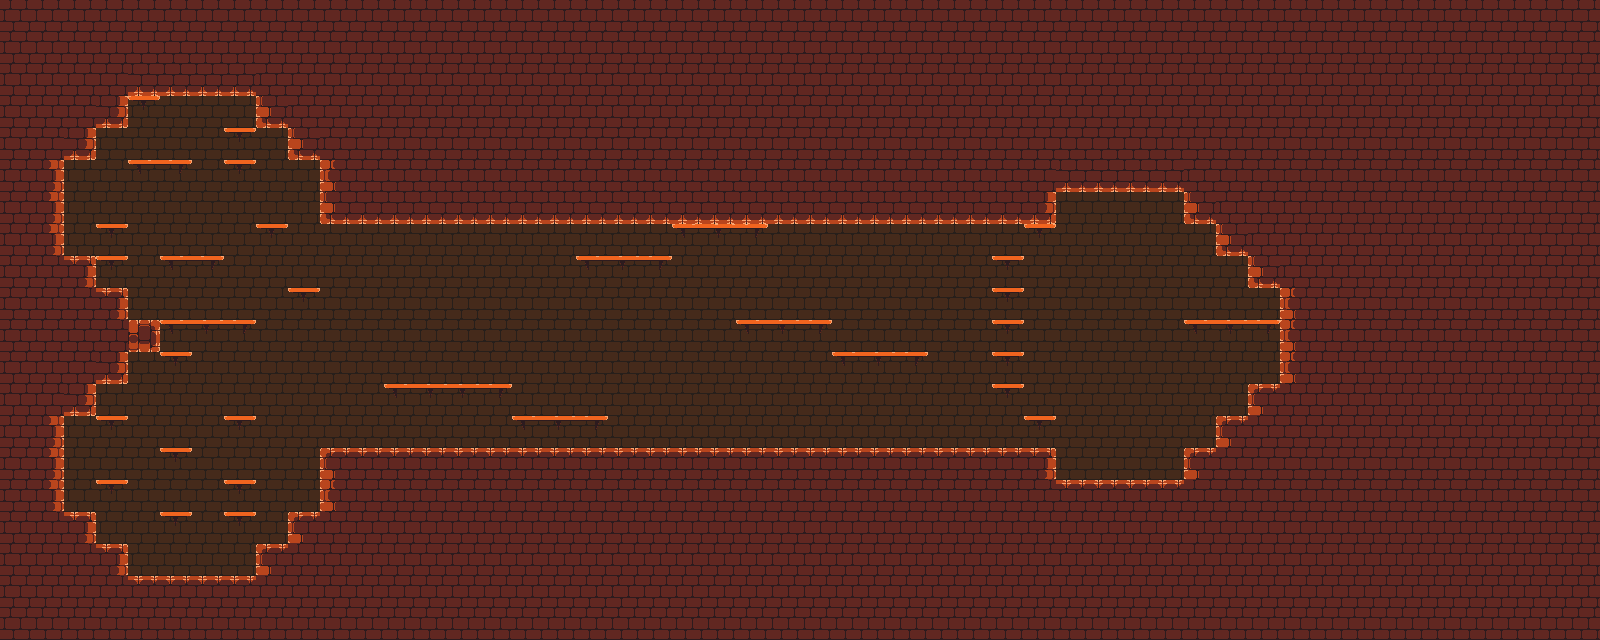

Rendered tile map (Tiled .tmx) drawn with the repository's tilesets; below, a short description and the full map source, tile grids included:
An orthogonal 50x20 tile map with 32x32 px tiles, 2 tile layers (background, ground), 2 tilesets and 2 objects (entrance, exit).

<map version="1.9" tiledversion="1.9.2" orientation="orthogonal" renderorder="right-down" width="50" height="20" tilewidth="32" tileheight="32" infinite="0" nextlayerid="4" nextobjectid="3">
 <tileset firstgid="1" source="../TiledRules/TilesetOrange.tsx" />
 <tileset firstgid="25" source="../TiledRules/AutomappingIcons.tsx" />
 <layer id="2" name="background" width="50" height="20">
  <data encoding="csv">
1,1,1,1,1,1,1,1,1,1,1,1,1,1,1,1,1,1,1,1,1,1,1,1,1,1,1,1,1,1,1,1,1,1,1,1,1,1,1,1,1,1,1,1,1,1,1,1,1,1,
1,1,1,1,1,1,1,1,1,1,1,1,1,1,1,1,1,1,1,1,1,1,1,1,1,1,1,1,1,1,1,1,1,1,1,1,1,1,1,1,1,1,1,1,1,1,1,1,1,1,
1,1,1,1,1,1,1,1,1,1,1,1,1,1,1,1,1,1,1,1,1,1,1,1,1,1,1,1,1,1,1,1,1,1,1,1,1,1,1,1,1,1,1,1,1,1,1,1,1,1,
1,1,1,1,1,1,1,1,1,1,1,1,1,1,1,1,1,1,1,1,1,1,1,1,1,1,1,1,1,1,1,1,1,1,1,1,1,1,1,1,1,1,1,1,1,1,1,1,1,1,
1,1,1,1,1,1,1,1,1,1,1,1,1,1,1,1,1,1,1,1,1,1,1,1,1,1,1,1,1,1,1,1,1,1,1,1,1,1,1,1,1,1,1,1,1,1,1,1,1,1,
1,1,1,1,1,1,1,1,1,1,1,1,1,1,1,1,1,1,1,1,1,1,1,1,1,1,1,1,1,1,1,1,1,1,1,1,1,1,1,1,1,1,1,1,1,1,1,1,1,1,
1,1,1,1,1,1,1,1,1,1,1,1,1,1,1,1,1,1,1,1,1,1,1,1,1,1,1,1,1,1,1,1,1,1,1,1,1,1,1,1,1,1,1,1,1,1,1,1,1,1,
1,1,1,1,1,1,1,1,1,1,1,1,1,1,1,1,1,1,1,1,1,1,1,1,1,1,1,1,1,1,1,1,1,1,1,1,1,1,1,1,1,1,1,1,1,1,1,1,1,1,
1,1,1,1,1,1,1,1,1,1,1,1,1,1,1,1,1,1,1,1,1,1,1,1,1,1,1,1,1,1,1,1,1,1,1,1,1,1,1,1,1,1,1,1,1,1,1,1,1,1,
1,1,1,1,1,1,1,1,1,1,1,1,1,1,1,1,1,1,1,1,1,1,1,1,1,1,1,1,1,1,1,1,1,1,1,1,1,1,1,1,1,1,1,1,1,1,1,1,1,1,
1,1,1,1,1,1,1,1,1,1,1,1,1,1,1,1,1,1,1,1,1,1,1,1,1,1,1,1,1,1,1,1,1,1,1,1,1,1,1,1,1,1,1,1,1,1,1,1,1,1,
1,1,1,1,1,1,1,1,1,1,1,1,1,1,1,1,1,1,1,1,1,1,1,1,1,1,1,1,1,1,1,1,1,1,1,1,1,1,1,1,1,1,1,1,1,1,1,1,1,1,
1,1,1,1,1,1,1,1,1,1,1,1,1,1,1,1,1,1,1,1,1,1,1,1,1,1,1,1,1,1,1,1,1,1,1,1,1,1,1,1,1,1,1,1,1,1,1,1,1,1,
1,1,1,1,1,1,1,1,1,1,1,1,1,1,1,1,1,1,1,1,1,1,1,1,1,1,1,1,1,1,1,1,1,1,1,1,1,1,1,1,1,1,1,1,1,1,1,1,1,1,
1,1,1,1,1,1,1,1,1,1,1,1,1,1,1,1,1,1,1,1,1,1,1,1,1,1,1,1,1,1,1,1,1,1,1,1,1,1,1,1,1,1,1,1,1,1,1,1,1,1,
1,1,1,1,1,1,1,1,1,1,1,1,1,1,1,1,1,1,1,1,1,1,1,1,1,1,1,1,1,1,1,1,1,1,1,1,1,1,1,1,1,1,1,1,1,1,1,1,1,1,
1,1,1,1,1,1,1,1,1,1,1,1,1,1,1,1,1,1,1,1,1,1,1,1,1,1,1,1,1,1,1,1,1,1,1,1,1,1,1,1,1,1,1,1,1,1,1,1,1,1,
1,1,1,1,1,1,1,1,1,1,1,1,1,1,1,1,1,1,1,1,1,1,1,1,1,1,1,1,1,1,1,1,1,1,1,1,1,1,1,1,1,1,1,1,1,1,1,1,1,1,
1,1,1,1,1,1,1,1,1,1,1,1,1,1,1,1,1,1,1,1,1,1,1,1,1,1,1,1,1,1,1,1,1,1,1,1,1,1,1,1,1,1,1,1,1,1,1,1,1,1,
1,1,1,1,1,1,1,1,1,1,1,1,1,1,1,1,1,1,1,1,1,1,1,1,1,1,1,1,1,1,1,1,1,1,1,1,1,1,1,1,1,1,1,1,1,1,1,1,1,1
</data>
 </layer>
 <objectgroup id="3" name="doors">
  <object id="1" name="entrance" x="211.145" y="290.324">
   <point />
  </object>
  <object id="2" name="exit" x="1225.63" y="290.324">
   <point />
  </object>
 </objectgroup>
 <layer id="1" name="ground" width="50" height="20">
  <data encoding="csv">
11,11,11,11,11,11,11,11,11,11,11,11,11,11,11,11,11,11,11,11,11,11,11,11,11,11,11,11,11,11,11,11,11,11,11,11,11,11,11,11,11,11,11,11,11,11,11,11,11,11,
11,11,11,11,11,11,11,11,11,11,11,11,11,11,11,11,11,11,11,11,11,11,11,11,11,11,11,11,11,11,11,11,11,11,11,11,11,11,11,11,11,11,11,11,11,11,11,11,11,11,
11,11,11,11,15,15,15,15,11,11,11,11,11,11,11,11,11,11,11,11,11,11,11,11,11,11,11,11,11,11,11,11,11,11,11,11,11,11,11,11,11,11,11,11,11,11,11,11,11,11,
11,11,11,16,21,0,0,0,14,11,11,11,11,11,11,11,11,11,11,11,11,11,11,11,11,11,11,11,11,11,11,11,11,11,11,11,11,11,11,11,11,11,11,11,11,11,11,11,11,11,
11,11,16,0,0,0,0,21,0,14,11,11,11,11,11,11,11,11,11,11,11,11,11,11,11,11,11,11,11,11,11,11,11,11,11,11,11,11,11,11,11,11,11,11,11,11,11,11,11,11,
11,12,0,0,22,24,0,21,0,0,10,11,11,11,11,11,11,11,11,11,11,11,11,11,11,11,11,11,11,11,11,11,11,15,15,15,15,11,11,11,11,11,11,11,11,11,11,11,11,11,
11,12,0,0,0,0,0,0,0,0,14,15,15,15,15,15,15,15,15,15,15,15,15,15,15,15,15,15,15,15,15,15,16,0,0,0,0,14,11,11,11,11,11,11,11,11,11,11,11,11,
11,12,0,21,0,0,0,0,21,0,0,0,0,0,0,0,0,0,0,0,0,22,23,24,0,0,0,0,0,0,0,0,21,0,0,0,0,0,14,11,11,11,11,11,11,11,11,11,11,11,
11,11,8,21,0,22,24,0,0,0,0,0,0,0,0,0,0,0,22,23,24,0,0,0,0,0,0,0,0,0,0,21,0,0,0,0,0,0,0,14,11,11,11,11,11,11,11,11,11,11,
11,11,11,8,0,0,0,0,0,21,0,0,0,0,0,0,0,0,0,0,0,0,0,0,0,0,0,0,0,0,0,21,0,0,0,0,0,0,0,0,10,11,11,11,11,11,11,11,11,11,
11,11,11,11,20,22,23,24,0,0,0,0,0,0,0,0,0,0,0,0,0,0,0,22,23,24,0,0,0,0,0,21,0,0,0,0,0,22,23,24,10,11,11,11,11,11,11,11,11,11,
11,11,11,16,0,21,0,0,0,0,0,0,0,0,0,0,0,0,0,0,0,0,0,0,0,0,22,23,24,0,0,21,0,0,0,0,0,0,0,0,10,11,11,11,11,11,11,11,11,11,
11,11,16,0,0,0,0,0,0,0,0,0,22,23,23,24,0,0,0,0,0,0,0,0,0,0,0,0,0,0,0,21,0,0,0,0,0,0,0,6,11,11,11,11,11,11,11,11,11,11,
11,12,0,21,0,0,0,21,0,0,0,0,0,0,0,0,22,23,24,0,0,0,0,0,0,0,0,0,0,0,0,0,21,0,0,0,0,0,6,11,11,11,11,11,11,11,11,11,11,11,
11,12,0,0,0,21,0,0,0,0,6,7,7,7,7,7,7,7,7,7,7,7,7,7,7,7,7,7,7,7,7,7,8,0,0,0,0,6,11,11,11,11,11,11,11,11,11,11,11,11,
11,12,0,21,0,0,0,21,0,0,10,11,11,11,11,11,11,11,11,11,11,11,11,11,11,11,11,11,11,11,11,11,11,7,7,7,7,11,11,11,11,11,11,11,11,11,11,11,11,11,
11,11,8,0,0,21,0,21,0,6,11,11,11,11,11,11,11,11,11,11,11,11,11,11,11,11,11,11,11,11,11,11,11,11,11,11,11,11,11,11,11,11,11,11,11,11,11,11,11,11,
11,11,11,8,0,0,0,0,6,11,11,11,11,11,11,11,11,11,11,11,11,11,11,11,11,11,11,11,11,11,11,11,11,11,11,11,11,11,11,11,11,11,11,11,11,11,11,11,11,11,
11,11,11,11,7,7,7,7,11,11,11,11,11,11,11,11,11,11,11,11,11,11,11,11,11,11,11,11,11,11,11,11,11,11,11,11,11,11,11,11,11,11,11,11,11,11,11,11,11,11,
11,11,11,11,11,11,11,11,11,11,11,11,11,11,11,11,11,11,11,11,11,11,11,11,11,11,11,11,11,11,11,11,11,11,11,11,11,11,11,11,11,11,11,11,11,11,11,11,11,11
</data>
 </layer>
</map>